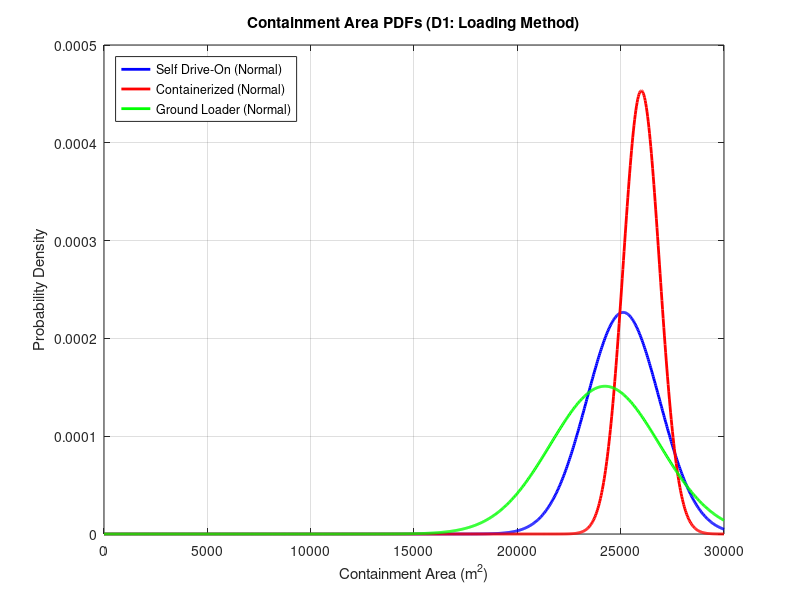

The MATLAB source for this figure: (Note: this script raises an error after producing the figure.)
% EM.413 OS14 Question 1 Decision Aid
% Allows manipulation and visualization of Contianment (Performance) PDFs for OS14 Q1
close all; clear all; clc;

% Define the X-axis: Containment Area from 0 to 30,000 sq meters
x = linspace(0, 30000, 1000);

% Define a square meters per Fibonacci score value that can be used in containment area PDFs
CAslope = 880;

%% -- DECISION 1: LOADING METHOD -- %%

% -- Option 1: Self-Propelled Drive-On
% Normal Dist: Low impact on max potential containment area; some variability
mu_d1_o1_area = 26000 - CAslope * 1; sigma_d1_o1_area = CAslope * 2;
y_d1_o1_area = normpdf(x, mu_d1_o1_area, sigma_d1_o1_area);

% -- Option 2: Containerized Module
% Normal Dist: Low impact on max potential containment area; low variability
mu_d1_o2_area = 26000 - CAslope * 0; sigma_d1_o2_area = CAslope * 1;
y_d1_o2_area = normpdf(x, mu_d1_o2_area, sigma_d1_o2_area);

% -- Option 3: Dedicated Ground Loader
% Normal Dist: Low impact on max potential containment area; high variability
mu_d1_o3_area = 26000 - CAslope * 2; sigma_d1_o3_area = CAslope * 3;
y_d1_o3_area = normpdf(x, mu_d1_o3_area, sigma_d1_o3_area);

% -- Plotting D1 
figure(1);
plot(x, y_d1_o1_area, 'b', 'LineWidth', 2, 'DisplayName', 'Self Drive-On (Normal)'); hold on;
plot(x, y_d1_o2_area, 'r', 'LineWidth', 2, 'DisplayName', 'Containerized (Normal)');
plot(x, y_d1_o3_area, 'g', 'LineWidth', 2, 'DisplayName', 'Ground Loader (Normal)');
title('Containment Area PDFs (D1: Loading Method)');
xlabel('Containment Area (m^2)'); ylabel('Probability Density');
legend('Location', 'NorthWest'); grid on; xlim([0 30000]);
ax = gca; ax.XAxis.Exponent = 0; ax.YAxis.Exponent = 0;
xtickformat('%,.0f'); ytickformat('%.5f'); 

% -- D1 Math Printout for Table (Normal distributions)
fprintf('\n--- D1 Containment Statistics (For Table) ---\n');
fprintf('Option 1 (Self Drive-On): Mu = %.0f m^2 | Sigma = %.0f m^2\n', mu_d1_o1_area, sigma_d1_o1_area);
fprintf('Option 2 (Containerized): Mu = %.0f m^2 | Sigma = %.0f m^2\n', mu_d1_o2_area, sigma_d1_o2_area);
fprintf('Option 3 (Ground Loader): Mu = %.0f m^2 | Sigma = %.0f m^2\n\n', mu_d1_o3_area, sigma_d1_o3_area);

%% -- DECISION 2: INSERTION METHOD CONTAINMENT -- %%

% -- Option 1: Containerized Guided Drone 
% Beta Dist: Highly accurate (sub-500m) with active propulsion to fight wind, but expensive. Bounds: 24k to 26k
% Parameters for Beta(α,β) scaled to [a1,b1]
alpha1 = 8; beta1 = 2;
a1 = 24000; b1 = 26000;
% Normalize x into [0,1] for the beta PDF
x_norm1 = (x - a1) / (b1 - a1); 
% Treat values outside the interval as missing for the scaled density
x_norm1(x_norm1 < 0 | x_norm1 > 1) = NaN; 
% Compute scaled beta PDF on original x units (divide by scaling width)
y1 = betapdf(x_norm1, alpha1, beta1) / (b1 - a1); 

% -- Option 2: Precision Guided Parafoil
% Beta Dist: Good GPS steering and lower cost, but passive gliding increases wind drift risk. Bounds: 22k to 26k
alpha2 = 5; beta2 = 2;
a2 = 22000; b2 = 26000;
x_norm2 = (x - a2) / (b2 - a2);
x_norm2(x_norm2 < 0 | x_norm2 > 1) = NaN; 
y2 = betapdf(x_norm2, alpha2, beta2) / (b2 - a2);

% -- Option 3: Ramp Extraction / Airbag 
% Normal Dist: Very cheap and simple, but unguided drop creates massive footprint uncertainty. Mu=14k, Sig=4k
mu3 = 14000; sigma3 = 4000;
y3 = normpdf(x, mu3, sigma3);

% -- Plotting D2 
figure(2);
plot(x, y1, 'b', 'LineWidth', 2, 'DisplayName', 'Guided Drone (Beta)'); hold on;
plot(x, y2, 'r', 'LineWidth', 2, 'DisplayName', 'Parafoil (Beta)');
plot(x, y3, 'g', 'LineWidth', 2, 'DisplayName', 'Airbag (Normal)');
title('Containment Area PDFs (D2: Insertion Method)');
xlabel('Containment Area (m^2)'); ylabel('Probability Density');
legend('Location', 'NorthWest'); grid on; xlim([0 30000]);
ax = gca; ax.XAxis.Exponent = 0; ax.YAxis.Exponent = 0;
xtickformat('%,.0f'); ytickformat('%.5f'); 

% -- D2 Math Correction Printout 
fprintf('\n--- CORRECTED D2 Containment Statistics (Update your table!) ---\n');
mu_std1 = alpha1 / (alpha1 + beta1);
var_std1 = (alpha1 * beta1) / ((alpha1 + beta1)^2 * (alpha1 + beta1 + 1));
fprintf('Option 1 (Drone):    Mu = %.0f m^2 | Sigma = %.0f m^2\n', a1 + (mu_std1 * (b1 - a1)), sqrt(var_std1 * (b1 - a1)^2));
mu_std2 = alpha2 / (alpha2 + beta2);
var_std2 = (alpha2 * beta2) / ((alpha2 + beta2)^2 * (alpha2 + beta2 + 1));
fprintf('Option 2 (Parafoil): Mu = %.0f m^2 | Sigma = %.0f m^2\n', a2 + (mu_std2 * (b2 - a2)), sqrt(var_std2 * (b2 - a2)^2));
fprintf('Option 3 (Airbag):   Mu = %.0f m^2 | Sigma = %.0f m^2\n\n', mu3, sigma3);

%% -- DECISION 3: LANDING ACTIVATION -- %%

% -- Option 1: Impact-Triggered Auto Activation
% Normal Dist: Lowest impact on max potential containment area; mid variability
mu_d3_o1_area = 26000 - CAslope * 0; sigma_d3_o1_area = CAslope * 2;
y_d3_o1_area = normpdf(x, mu_d3_o1_area, sigma_d3_o1_area);

% -- Option 2: Remote Commanded Activation
% Normal Dist: Most impact on max potential containment area; low variability
mu_d3_o2_area = 26000 - CAslope * 2; sigma_d3_o2_area = CAslope * 1;
y_d3_o2_area = normpdf(x, mu_d3_o2_area, sigma_d3_o2_area);

% -- Option 3: Dual Key Auto & Remote Activation
% Normal Dist: Low impact on max potential containment area; most variability
mu_d3_o3_area = 26000 - CAslope * 1; sigma_d3_o3_area = CAslope * 3;
y_d3_o3_area = normpdf(x, mu_d3_o3_area, sigma_d3_o3_area);

% -- Plotting D3 
figure(3);
plot(x, y_d3_o1_area, 'b', 'LineWidth', 2, 'DisplayName', 'Auto Acivate (Normal)'); hold on;
plot(x, y_d3_o2_area, 'r', 'LineWidth', 2, 'DisplayName', 'Remote Activate (Normal)');
plot(x, y_d3_o3_area, 'g', 'LineWidth', 2, 'DisplayName', 'Dual Key Activate (Normal)');
title('Containment Area PDFs (D3: Landing Activation)');
xlabel('Containment Area (m^2)'); ylabel('Probability Density');
legend('Location', 'NorthWest'); grid on; xlim([0 30000]);
ax = gca; ax.XAxis.Exponent = 0; ax.YAxis.Exponent = 0;
xtickformat('%,.0f'); ytickformat('%.5f'); 

% -- D3 Math Printout for Table (Normal distributions)
fprintf('\n--- D3 Containment Statistics (For Table) ---\n');
fprintf('Option 1 (Auto Activate): Mu = %.0f m^2 | Sigma = %.0f m^2\n', mu_d3_o1_area, sigma_d3_o1_area);
fprintf('Option 2 (Remote Activate): Mu = %.0f m^2 | Sigma = %.0f m^2\n', mu_d3_o2_area, sigma_d3_o2_area);
fprintf('Option 3 (Dual Key Activate): Mu = %.0f m^2 | Sigma = %.0f m^2\n\n', mu_d3_o3_area, sigma_d3_o3_area);

%% -- DECISION 4: FLEET COMPOSITION (D4) -- %%
% Normal distributions (symmetric uncertainty around expected synergy)

mu_d4_o1_area = 26000; sigma_d4_o1_area = 800;   % Homogenous (best)
y_d4_o1_area = normpdf(x, mu_d4_o1_area, sigma_d4_o1_area);

mu_d4_o2_area = 24000; sigma_d4_o2_area = 1200;  % Two-Tier
y_d4_o2_area = normpdf(x, mu_d4_o2_area, sigma_d4_o2_area);

mu_d4_o3_area = 22000; sigma_d4_o3_area = 1500;  % Three Role
y_d4_o3_area = normpdf(x, mu_d4_o3_area, sigma_d4_o3_area);

%% -- DECISION 5: REPLACEMENT RATIO (D5) -- %%
% Normal distributions (biggest impact on total containment)

mu_d5_o1_area = 26000; sigma_d5_o1_area = 600;   % 1:1 (best)
y_d5_o1_area = normpdf(x, mu_d5_o1_area, sigma_d5_o1_area);

mu_d5_o2_area = 24000; sigma_d5_o2_area = 900;   % 3:1
y_d5_o2_area = normpdf(x, mu_d5_o2_area, sigma_d5_o2_area);

mu_d5_o3_area = 22000; sigma_d5_o3_area = 1300;  % 6:1
y_d5_o3_area = normpdf(x, mu_d5_o3_area, sigma_d5_o3_area);

%% -- DECISION 6: DEPLOYMENT AIRCRAFT TYPE (D6) -- %%
% Fixed to A400M — very tight Normal (minimal uncertainty)

mu_d6_o1_area = 26000; sigma_d6_o1_area = 300;
y_d6_o1_area = normpdf(x, mu_d6_o1_area, sigma_d6_o1_area);

% -- Plotting D4, D5, D6 (combined figure for clarity)
figure(8);
subplot(3,1,1); plot(x, y_d4_o1_area, 'b', 'LineWidth', 2); hold on;
plot(x, y_d4_o2_area, 'r', 'LineWidth', 2); plot(x, y_d4_o3_area, 'g', 'LineWidth', 2);
title('D4: Fleet Composition'); legend('Homogenous','Two-Tier','Three Role'); grid on;

subplot(3,1,2); plot(x, y_d5_o1_area, 'b', 'LineWidth', 2); hold on;
plot(x, y_d5_o2_area, 'r', 'LineWidth', 2); plot(x, y_d5_o3_area, 'g', 'LineWidth', 2);
title('D5: Replacement Ratio'); legend('1:1','3:1','6:1'); grid on;

subplot(3,1,3); plot(x, y_d6_o1_area, 'b', 'LineWidth', 2);
title('D6: Aircraft Type (A400M)'); grid on;

% -- Math Printout for Table
fprintf('\n--- D4/D5/D6 Containment Statistics (For Table) ---\n');
fprintf('D4 O1 Homogenous:     Mu = %.0f m² | Sigma = %.0f m²\n', mu_d4_o1_area, sigma_d4_o1_area);
fprintf('D4 O2 Two-Tier:       Mu = %.0f m² | Sigma = %.0f m²\n', mu_d4_o2_area, sigma_d4_o2_area);
fprintf('D4 O3 Three Role:     Mu = %.0f m² | Sigma = %.0f m²\n', mu_d4_o3_area, sigma_d4_o3_area);
fprintf('D5 O1 1:1:            Mu = %.0f m² | Sigma = %.0f m²\n', mu_d5_o1_area, sigma_d5_o1_area);
fprintf('D5 O2 3:1:            Mu = %.0f m² | Sigma = %.0f m²\n', mu_d5_o2_area, sigma_d5_o2_area);
fprintf('D5 O3 6:1:            Mu = %.0f m² | Sigma = %.0f m²\n', mu_d5_o3_area, sigma_d5_o3_area);
fprintf('D6 O1 A400M:          Mu = %.0f m² | Sigma = %.0f m²\n\n', mu_d6_o1_area, sigma_d6_o1_area);

%% -- DECISION 7: COMMUNICATIONS CONTAINMENT -- %%

% -- Option 1: Per-Robot SATCOM
% Beta Dist: Highly reliable, minor canopy masking risk. Bounds: 22k to 26k
alpha4 = 8; beta4 = 2;
a4 = 22000; b4 = 26000;
x_norm4 = (x - a4) / (b4 - a4);
x_norm4(x_norm4 < 0 | x_norm4 > 1) = NaN;
y4 = betapdf(x_norm4, alpha4, beta4) / (b4 - a4);

% -- Option 2: Ground C2 Node (Localized RF) 
% Triangular Dist: Susceptible to terrain masking. 
% Min (a) = 12k, Mode (c) = 24k, Max (b) = 26k

% Define triangular membership breakpoints (left, peak, right)
a_tri = 12000; c_tri = 24000; b_tri = 26000;
% Preallocate output vector matching input x
y5 = zeros(size(x));
% Compute increasing side where x between left and peak
idx1 = (x >= a_tri & x <= c_tri);
y5(idx1) = 2 * (x(idx1) - a_tri) / ((b_tri - a_tri) * (c_tri - a_tri)); % Upward slope
% Compute decreasing side where x between peak and right
idx2 = (x > c_tri & x <= b_tri);
y5(idx2) = 2 * (b_tri - x(idx2)) / ((b_tri - a_tri) * (b_tri - c_tri)); % Downward slope

% -- Option 3: Airborne Relay Node 
% Beta Dist: Excellent LOS, but UAS refuel/loiter gaps. Bounds: 18k to 26k
alpha6 = 5; beta6 = 2;
a6 = 18000; b6 = 26000;
x_norm6 = (x - a6) / (b6 - a6);
x_norm6(x_norm6 < 0 | x_norm6 > 1) = NaN;
y6 = betapdf(x_norm6, alpha6, beta6) / (b6 - a6);

% -- Plotting D7 
figure(4);
plot(x, y4, 'Color', [0.00, 0.25, 0.45], 'LineWidth', 2.5, 'DisplayName', 'Per-Robot SATCOM (Beta)'); hold on;
plot(x, y5, 'Color', [0.85, 0.33, 0.10], 'LineWidth', 2.5, 'DisplayName', 'Ground Node RF (Triangular)');
plot(x, y6, 'Color', [0.00, 0.60, 0.65], 'LineWidth', 2.5, 'DisplayName', 'Airborne Relay (Beta)');
title('Containment Area PDFs (D7: Communications)');
xlabel('Containment Area (m^2)'); ylabel('Probability Density');
legend('Location', 'NorthWest'); grid on; xlim([0 30000]);
ax2 = gca; ax2.XAxis.Exponent = 0; ax2.YAxis.Exponent = 0;
xtickformat('%,.0f'); ytickformat('%.5f'); 

% -- D7 Math Printout --
fprintf('--- D7 Containment Statistics (For Table) ---\n');
mu_std4 = alpha4 / (alpha4 + beta4);
var_std4 = (alpha4 * beta4) / ((alpha4 + beta4)^2 * (alpha4 + beta4 + 1));
fprintf('Option 1 (SATCOM):   Mu = %.0f m^2 | Sigma = %.0f m^2\n', a4 + (mu_std4 * (b4 - a4)), sqrt(var_std4 * (b4 - a4)^2));
fprintf('Option 2 (Ground):   Mu = %.0f m^2 | Sigma = %.0f m^2 (Note: Tri mean is (a+b+c)/3)\n', (a_tri+b_tri+c_tri)/3, sqrt((a_tri^2+b_tri^2+c_tri^2 - a_tri*b_tri - a_tri*c_tri - b_tri*c_tri)/18));
mu_std6 = alpha6 / (alpha6 + beta6);
var_std6 = (alpha6 * beta6) / ((alpha6 + beta6)^2 * (alpha6 + beta6 + 1));
fprintf('Option 3 (Airborne): Mu = %.0f m^2 | Sigma = %.0f m^2\n\n', a6 + (mu_std6 * (b6 - a6)), sqrt(var_std6 * (b6 - a6)^2));

%% -- DECISION 8: AUTONOMY MODE CONTAINMENT -- %%
% -- Option 1: Teleoperation (Normal: Human bottleneck)
mu_d8_o1_area = 16000; sigma_d8_o1_area = 3000;
y_d8_o1_area = normpdf(x, mu_d8_o1_area, sigma_d8_o1_area);

% -- Option 2: Supervised Autonomy (Normal: Better, but still human-limited)
mu_d8_o2_area = 21000; sigma_d8_o2_area = 1500;
y_d8_o2_area = normpdf(x, mu_d8_o2_area, sigma_d8_o2_area);

% -- Option 3: Coordinated Autonomy (Beta: High peak, vulnerable to edge cases)
alpha8_3 = 6; beta8_3 = 2; a8_3 = 12000; b8_3 = 26000;
x_norm8_3 = (x - a8_3) / (b8_3 - a8_3);
x_norm8_3(x_norm8_3 < 0 | x_norm8_3 > 1) = NaN;
y_d8_o3_area = betapdf(x_norm8_3, alpha8_3, beta8_3) / (b8_3 - a8_3);

% -- Plotting D8 Containment --
figure(9);
plot(x, y_d8_o1_area, 'b', 'LineWidth', 2.5, 'DisplayName', 'Teleoperation (Normal)'); hold on;
plot(x, y_d8_o2_area, 'r', 'LineWidth', 2.5, 'DisplayName', 'Supervised (Normal)');
plot(x, y_d8_o3_area, 'g', 'LineWidth', 2.5, 'DisplayName', 'Coordinated (Beta)');
title('Containment Area PDFs (D8: Autonomy Mode)');
xlabel('Containment Area (m^2)'); ylabel('Probability Density');
legend('Location', 'NorthWest'); grid on; xlim([0 30000]);
ax = gca; ax.XAxis.Exponent = 0; ax.YAxis.Exponent = 0;
xtickformat('%,.0f'); ytickformat('%.5f');

% -- D8 Math Printout --
fprintf('\n--- D8 Statistics (For Table) ---\n');
fprintf('Containment:\n');
fprintf('Option 1 (Teleop): Mu = %.0f m^2 | Sigma = %.0f m^2\n', mu_d8_o1_area, sigma_d8_o1_area);
fprintf('Option 2 (Super):  Mu = %.0f m^2 | Sigma = %.0f m^2\n', mu_d8_o2_area, sigma_d8_o2_area);
mu_std8_3 = alpha8_3 / (alpha8_3 + beta8_3);
var_std8_3 = (alpha8_3 * beta8_3) / ((alpha8_3 + beta8_3)^2 * (alpha8_3 + beta8_3 + 1));
fprintf('Option 3 (Coord):  Mu = %.0f m^2 | Sigma = %.0f m^2\n', a8_3 + (mu_std8_3 * (b8_3 - a8_3)), sqrt(var_std8_3 * (b8_3 - a8_3)^2));

%% -- DECISION 9: RECOVERY METHOD CONTAINMENT -- %%
% Modeled based on "Bingo Fuel" / Battery Reserve constraints.
% Normal distributions are shifted to respect the 26,000 m^2 absolute ceiling.

% -- Option 1: Expendable (No Recovery)
% 100% battery to the mission. 3-sigma tail hits 26,000.
mu_d9_o1_area = 24800; sigma_d9_o1_area = 400;
y_d9_o1_area = normpdf(x, mu_d9_o1_area, sigma_d9_o1_area);

% -- Option 2: Manual Ground Retrieval
% Minor battery reserve required. 
mu_d9_o2_area = 22000; sigma_d9_o2_area = 1000;
y_d9_o2_area = normpdf(x, mu_d9_o2_area, sigma_d9_o2_area);

% -- Option 3: Air-based Recovery
% Minor battery reserve required.
mu_d9_o3_area = 22000; sigma_d9_o3_area = 1000;
y_d9_o3_area = normpdf(x, mu_d9_o3_area, sigma_d9_o3_area);

% -- Plotting D9 
figure(5);
plot(x, y_d9_o1_area, 'b', 'LineWidth', 2.5, 'DisplayName', 'Expendable'); hold on;
plot(x, y_d9_o2_area, 'r', 'LineWidth', 2.5, 'DisplayName', 'Ground Retrieval');
plot(x, y_d9_o3_area, 'g', 'LineWidth', 2.5, 'DisplayName', 'Air-based Recovery');

title('Containment Area PDFs (D9: Recovery Method)');
xlabel('Containment Area (m^2)'); ylabel('Probability Density');
legend('Location', 'NorthWest'); grid on; xlim([0 30000]);
ax = gca; ax.XAxis.Exponent = 0; ax.YAxis.Exponent = 0;
xtickformat('%,.0f'); ytickformat('%.5f'); 

% -- D9 Math Printout for Table --
fprintf('\n--- D9 Containment Statistics (For Table) ---\n');
fprintf('Option 1 (Expendable): Mu = %.0f m^2 | Sigma = %.0f m^2\n', mu_d9_o1_area, sigma_d9_o1_area);
fprintf('Option 2 (Ground):     Mu = %.0f m^2 | Sigma = %.0f m^2\n', mu_d9_o2_area, sigma_d9_o2_area);
fprintf('Option 3 (Auto):       Mu = %.0f m^2 | Sigma = %.0f m^2\n\n', mu_d9_o3_area, sigma_d9_o3_area);

%% -- DECISION 10: ENCAPSULATION METHOD CONTAINMENT (BETA UPDATE) -- %%
% Modeled to allow all options to hit the 26,000 m^2 absolute ceiling, 
% but with varying probabilities and worst-case bounds.

% -- Option 1: Bare Robot (Wide spread, lower probability of max)
alpha10_1 = 3; beta10_1 = 2; a10_1 = 15000; b10_1 = 26000;
x_norm10_1 = (x - a10_1) / (b10_1 - a10_1); 
x_norm10_1(x_norm10_1 < 0 | x_norm10_1 > 1) = NaN; 
y_d10_o1_area = betapdf(x_norm10_1, alpha10_1, beta10_1) / (b10_1 - a10_1);

% -- Option 2: Individual Pods (Tighter spread, better probability)
alpha10_2 = 5; beta10_2 = 2; a10_2 = 20000; b10_2 = 26000;
x_norm10_2 = (x - a10_2) / (b10_2 - a10_2); 
x_norm10_2(x_norm10_2 < 0 | x_norm10_2 > 1) = NaN; 
y_d10_o2_area = betapdf(x_norm10_2, alpha10_2, beta10_2) / (b10_2 - a10_2);

% -- Option 3: Containerized Module (Highest probability of max)
alpha10_3 = 8; beta10_3 = 2; a10_3 = 24000; b10_3 = 26000;
x_norm10_3 = (x - a10_3) / (b10_3 - a10_3); 
x_norm10_3(x_norm10_3 < 0 | x_norm10_3 > 1) = NaN; 
y_d10_o3_area = betapdf(x_norm10_3, alpha10_3, beta10_3) / (b10_3 - a10_3);

% -- Plotting D10 Containment --
figure(7);
plot(x, y_d10_o1_area, 'b', 'LineWidth', 2.5, 'DisplayName', 'Bare Robot (Beta)'); hold on;
plot(x, y_d10_o2_area, 'r', 'LineWidth', 2.5, 'DisplayName', 'Individual Pods (Beta)');
plot(x, y_d10_o3_area, 'g', 'LineWidth', 2.5, 'DisplayName', 'Containerized Module (Beta)');

title('Containment Area PDFs (D10: Encapsulation Method)');
xlabel('Containment Area (m^2)'); ylabel('Probability Density');
legend('Location', 'NorthWest'); grid on; xlim([0 30000]);
ax = gca; ax.XAxis.Exponent = 0; ax.YAxis.Exponent = 0;
xtickformat('%,.0f'); ytickformat('%.5f'); 

% -- D10 Math Printout --
fprintf('\n--- D10 Containment Statistics (For Table) ---\n');
mu_std10_1 = alpha10_1 / (alpha10_1 + beta10_1);
var_std10_1 = (alpha10_1 * beta10_1) / ((alpha10_1 + beta10_1)^2 * (alpha10_1 + beta10_1 + 1));
fprintf('Option 1 (Bare):   Mu = %.0f m^2 | Sigma = %.0f m^2\n', a10_1 + (mu_std10_1 * (b10_1 - a10_1)), sqrt(var_std10_1 * (b10_1 - a10_1)^2));

mu_std10_2 = alpha10_2 / (alpha10_2 + beta10_2);
var_std10_2 = (alpha10_2 * beta10_2) / ((alpha10_2 + beta10_2)^2 * (alpha10_2 + beta10_2 + 1));
fprintf('Option 2 (Indiv):  Mu = %.0f m^2 | Sigma = %.0f m^2\n', a10_2 + (mu_std10_2 * (b10_2 - a10_2)), sqrt(var_std10_2 * (b10_2 - a10_2)^2));

mu_std10_3 = alpha10_3 / (alpha10_3 + beta10_3);
var_std10_3 = (alpha10_3 * beta10_3) / ((alpha10_3 + beta10_3)^2 * (alpha10_3 + beta10_3 + 1));
fprintf('Option 3 (Module): Mu = %.0f m^2 | Sigma = %.0f m^2\n\n', a10_3 + (mu_std10_3 * (b10_3 - a10_3)), sqrt(var_std10_3 * (b10_3 - a10_3)^2));

%% Q2 FIBONACCI LOOKUP TABLE (from OS13 matrix)
% Decision | Option1 score | Option2 score | Option3 score
fib_table.D1 = [2, 3, 1];   % Self-Propelled, Containerized, Ground Loader
fib_table.D2 = [5, 5, 1];   % Containerized Drone, Parafoil, Airbag
fib_table.D3 = [3, 1, 2];   % Auto, Remote, Dual
fib_table.D4 = [5, 3, 2];   % Homogenous, Two-Tier, Three Role
fib_table.D5 = [8, 8, 8];   % 1:1, 3:1, 6:1
fib_table.D6 = [5, NaN, NaN]; % A400M (fixed)
fib_table.D7 = [5, 2, 3];   % SATCOM, Ground Node, Airborne Relay
fib_table.D8 = [2, 5, 8];   % Teleop, Supervised, Coordinated
fib_table.D9 = [2, 3, 1];   % Expendable, Ground, Air-based
fib_table.D10= [1, 2, 5];   % Bare, Individual, Containerized

% Sum the maximum score from each decision row in fib_table (handles NaN)
fields = fieldnames(fib_table);
max_fib_sum = 0;
for k = 1:numel(fields)
    row = fib_table.(fields{k});
    if ~isempty(row)
        max_val = nanmax(row); % ignore NaNs when taking max
        if ~isnan(max_val)
            max_fib_sum = max_fib_sum + max_val;
        end
    end
end

%% Q2 C3 MONTE CARLO - Containment Area Only (Weighted by Fibonacci)
nTrials = 10000;

% Concept 3 (High Precision, Medium Autonomy, Medium Performance)
% D1=O2 (score 3), D2=O2 (5), D3=O3 (2), D7=O2 (2), D8=O2 (5), D9=O2 (2), D10=O3 (5)
concept_total_fib = fib_table.D1(2) + fib_table.D2(2) + fib_table.D3(3) + ...
                    fib_table.D7(2) + fib_table.D8(2) + fib_table.D9(2) + fib_table.D10(3);

contain_samples = zeros(nTrials,1);

for i = 1:nTrials
    % D1: Loading (O2 - Containerized)
    contain_samples(i) = contain_samples(i) + normrnd(mu_d1_o2_area, sigma_d1_o2_area) * (fib_table.D1(2) / concept_total_fib);
    
    % D2: Insertion (O2 - Parafoil)
    contain_samples(i) = contain_samples(i) + (betarnd(alpha2, beta2) * (b2 - a2) + a2) * (fib_table.D2(2) / concept_total_fib);
    
    % D3: Landing Activation (O3 - Dual Key)
    contain_samples(i) = contain_samples(i) + normrnd(mu_d3_o3_area, sigma_d3_o3_area) * (fib_table.D3(3) / concept_total_fib);
    
    % D7: Communications (O2 - Ground Node RF)
    contain_samples(i) = contain_samples(i) + ((a_tri + b_tri + c_tri)/3) * (fib_table.D7(2) / concept_total_fib);
    
    % D8: Autonomy (O2 - Supervised)
    contain_samples(i) = contain_samples(i) + normrnd(mu_d8_o2_area, sigma_d8_o2_area) * (fib_table.D8(2) / concept_total_fib);
    
    % D9: Recovery (O2 - Ground Retrieval)
    contain_samples(i) = contain_samples(i) + normrnd(mu_d9_o2_area, sigma_d9_o2_area) * (fib_table.D9(2) / concept_total_fib);
    
    % D10: Encapsulation (O3 - Containerized Module)
    contain_samples(i) = contain_samples(i) + (betarnd(alpha10_3, beta10_3) * (b10_3 - a10_3) + a10_3) * (fib_table.D10(3) / concept_total_fib);
end

mean_contain = mean(contain_samples);
std_contain  = std(contain_samples);

fprintf('\n=== Concept 3 Monte Carlo (Weighted Containment Area) ===\n');
fprintf('Mean = %.0f m² | Std Dev = %.0f m²\n', mean_contain, std_contain);
fprintf('95%% confidence interval ≈ %.0f to %.0f m²\n', mean_contain-2*std_contain, mean_contain+2*std_contain);

%% Q2 PLOT: Monte Carlo Distribution Curve (PDF)
[pdf_values, x_pdf] = ksdensity(contain_samples);   % Smooth kernel density

figure(10);
plot(x_pdf, pdf_values, 'b', 'LineWidth', 2.5);
hold on;

% Vertical lines for mean and ±2σ
xline(mean_contain, 'r--', 'LineWidth', 1.5, 'Label', sprintf('Mean = %.0f m²', mean_contain));
xline(mean_contain - 2*std_contain, 'k--', 'LineWidth', 1.2, 'Label', '±2σ');
xline(mean_contain + 2*std_contain, 'k--', 'LineWidth', 1.2);

title('Monte Carlo Distribution - Concept 3 Containment Area');
xlabel('Containment Area (m²)');
ylabel('Probability Density');
grid on;
% xlim([mean_contain-4*std_contain mean_contain+4*std_contain]);

%% Q2 MONTE CARLO - Containment Area Only (Weighted by max_fib_sum)
nTrials = 10000;

fprintf('\n=== Q2 Monte Carlo Results (Weighted Containment Area) ===\n');

% ==================================================================
% Concept 1 (High Precision, High Performance, Max Autonomy)
contain_samples = zeros(nTrials,1);
for i = 1:nTrials
    contain_samples(i) = contain_samples(i) + normrnd(mu_d1_o1_area, sigma_d1_o1_area) * (fib_table.D1(1) / max_fib_sum);
    contain_samples(i) = contain_samples(i) + (betarnd(alpha2,beta2)*(b2-a2)+a2) * (fib_table.D2(2) / max_fib_sum);
    contain_samples(i) = contain_samples(i) + normrnd(mu_d3_o1_area, sigma_d3_o1_area) * (fib_table.D3(1) / max_fib_sum);
    contain_samples(i) = contain_samples(i) + normrnd(mu_d4_o1_area, sigma_d4_o1_area) * (fib_table.D4(1) / max_fib_sum);
    contain_samples(i) = contain_samples(i) + normrnd(mu_d5_o1_area, sigma_d5_o1_area) * (fib_table.D5(1) / max_fib_sum);
    contain_samples(i) = contain_samples(i) + normrnd(mu_d6_o1_area, sigma_d6_o1_area) * (fib_table.D6(1) / max_fib_sum);
    contain_samples(i) = contain_samples(i) + ((a_tri+b_tri+c_tri)/3) * (fib_table.D7(1) / max_fib_sum);
    contain_samples(i) = contain_samples(i) + (betarnd(alpha8_3,beta8_3)*(b8_3-a8_3)+a8_3) * (fib_table.D8(3) / max_fib_sum);
    contain_samples(i) = contain_samples(i) + normrnd(mu_d9_o3_area, sigma_d9_o3_area) * (fib_table.D9(3) / max_fib_sum);
    contain_samples(i) = contain_samples(i) + (betarnd(alpha10_3,beta10_3)*(b10_3-a10_3)+a10_3) * (fib_table.D10(3) / max_fib_sum);
end
mean_C1 = mean(contain_samples);
std_C1  = std(contain_samples);
fprintf('Concept 1: Mean = %.0f m² | Std = %.0f m²\n', mean_C1, std_C1);

% ==================================================================
% Concept 2 (High Precision, Low Autonomy, Low Performance)
contain_samples = zeros(nTrials,1);
for i = 1:nTrials
    contain_samples(i) = contain_samples(i) + normrnd(mu_d1_o2_area, sigma_d1_o2_area) * (fib_table.D1(2) / max_fib_sum);
    contain_samples(i) = contain_samples(i) + (betarnd(alpha2,beta2)*(b2-a2)+a2) * (fib_table.D2(2) / max_fib_sum);
    contain_samples(i) = contain_samples(i) + normrnd(mu_d3_o2_area, sigma_d3_o2_area) * (fib_table.D3(2) / max_fib_sum);
    contain_samples(i) = contain_samples(i) + normrnd(mu_d4_o3_area, sigma_d4_o3_area) * (fib_table.D4(3) / max_fib_sum);
    contain_samples(i) = contain_samples(i) + normrnd(mu_d5_o1_area, sigma_d5_o1_area) * (fib_table.D5(1) / max_fib_sum);
    contain_samples(i) = contain_samples(i) + normrnd(mu_d6_o1_area, sigma_d6_o1_area) * (fib_table.D6(1) / max_fib_sum);
    contain_samples(i) = contain_samples(i) + ((a_tri+b_tri+c_tri)/3) * (fib_table.D7(3) / max_fib_sum);
    contain_samples(i) = contain_samples(i) + normrnd(mu_d8_o1_area, sigma_d8_o1_area) * (fib_table.D8(1) / max_fib_sum);
    contain_samples(i) = contain_samples(i) + normrnd(mu_d9_o2_area, sigma_d9_o2_area) * (fib_table.D9(2) / max_fib_sum);
    contain_samples(i) = contain_samples(i) + (betarnd(alpha10_3,beta10_3)*(b10_3-a10_3)+a10_3) * (fib_table.D10(3) / max_fib_sum);
end
mean_C2 = mean(contain_samples);
std_C2  = std(contain_samples);
fprintf('Concept 2: Mean = %.0f m² | Std = %.0f m²\n', mean_C2, std_C2);

% ==================================================================
% Concept 3 (High Precision, Medium Autonomy, Medium Performance)
contain_samples = zeros(nTrials,1);
for i = 1:nTrials
    contain_samples(i) = contain_samples(i) + normrnd(mu_d1_o2_area, sigma_d1_o2_area) * (fib_table.D1(2) / max_fib_sum);
    contain_samples(i) = contain_samples(i) + (betarnd(alpha2,beta2)*(b2-a2)+a2) * (fib_table.D2(2) / max_fib_sum);
    contain_samples(i) = contain_samples(i) + normrnd(mu_d3_o3_area, sigma_d3_o3_area) * (fib_table.D3(3) / max_fib_sum);
    contain_samples(i) = contain_samples(i) + normrnd(mu_d4_o2_area, sigma_d4_o2_area) * (fib_table.D4(2) / max_fib_sum);
    contain_samples(i) = contain_samples(i) + normrnd(mu_d5_o2_area, sigma_d5_o2_area) * (fib_table.D5(2) / max_fib_sum);
    contain_samples(i) = contain_samples(i) + normrnd(mu_d6_o1_area, sigma_d6_o1_area) * (fib_table.D6(1) / max_fib_sum);
    contain_samples(i) = contain_samples(i) + ((a_tri+b_tri+c_tri)/3) * (fib_table.D7(2) / max_fib_sum);
    contain_samples(i) = contain_samples(i) + normrnd(mu_d8_o2_area, sigma_d8_o2_area) * (fib_table.D8(2) / max_fib_sum);
    contain_samples(i) = contain_samples(i) + normrnd(mu_d9_o2_area, sigma_d9_o2_area) * (fib_table.D9(2) / max_fib_sum);
    contain_samples(i) = contain_samples(i) + (betarnd(alpha10_3,beta10_3)*(b10_3-a10_3)+a10_3) * (fib_table.D10(3) / max_fib_sum);
end
mean_C3 = mean(contain_samples);
std_C3  = std(contain_samples);
fprintf('Concept 3: Mean = %.0f m² | Std = %.0f m²\n', mean_C3, std_C3);

% ==================================================================
% Concept 10 (Smallest Containment Area)
contain_samples = zeros(nTrials,1);
for i = 1:nTrials
    contain_samples(i) = contain_samples(i) + normrnd(mu_d1_o3_area, sigma_d1_o3_area) * (fib_table.D1(3) / max_fib_sum);
    contain_samples(i) = contain_samples(i) + (betarnd(alpha1,beta1)*(b1-a1)+a1) * (fib_table.D2(3) / max_fib_sum);
    contain_samples(i) = contain_samples(i) + normrnd(mu_d3_o2_area, sigma_d3_o2_area) * (fib_table.D3(2) / max_fib_sum);
    contain_samples(i) = contain_samples(i) + normrnd(mu_d4_o3_area, sigma_d4_o3_area) * (fib_table.D4(3) / max_fib_sum);
    contain_samples(i) = contain_samples(i) + normrnd(mu_d5_o3_area, sigma_d5_o3_area) * (fib_table.D5(3) / max_fib_sum);
    contain_samples(i) = contain_samples(i) + normrnd(mu_d6_o1_area, sigma_d6_o1_area) * (fib_table.D6(1) / max_fib_sum);
    contain_samples(i) = contain_samples(i) + ((a_tri+b_tri+c_tri)/3) * (fib_table.D7(3) / max_fib_sum);
    contain_samples(i) = contain_samples(i) + normrnd(mu_d8_o1_area, sigma_d8_o1_area) * (fib_table.D8(1) / max_fib_sum);
    contain_samples(i) = contain_samples(i) + normrnd(mu_d9_o3_area, sigma_d9_o3_area) * (fib_table.D9(3) / max_fib_sum);
    contain_samples(i) = contain_samples(i) + (betarnd(alpha10_1,beta10_1)*(b10_1-a10_1)+a10_1) * (fib_table.D10(1) / max_fib_sum);
end
mean_C10 = mean(contain_samples);
std_C10  = std(contain_samples);
fprintf('Concept 10: Mean = %.0f m² | Std = %.0f m²\n', mean_C10, std_C10);

% ==================================================================
% Concept 11 (Largest Containment Area)
contain_samples = zeros(nTrials,1);
for i = 1:nTrials
    contain_samples(i) = contain_samples(i) + normrnd(mu_d1_o2_area, sigma_d1_o2_area) * (fib_table.D1(2) / max_fib_sum);
    contain_samples(i) = contain_samples(i) + (betarnd(alpha2,beta2)*(b2-a2)+a2) * (fib_table.D2(2) / max_fib_sum);
    contain_samples(i) = contain_samples(i) + normrnd(mu_d3_o1_area, sigma_d3_o1_area) * (fib_table.D3(1) / max_fib_sum);
    contain_samples(i) = contain_samples(i) + normrnd(mu_d4_o1_area, sigma_d4_o1_area) * (fib_table.D4(1) / max_fib_sum);
    contain_samples(i) = contain_samples(i) + normrnd(mu_d5_o1_area, sigma_d5_o1_area) * (fib_table.D5(1) / max_fib_sum);
    contain_samples(i) = contain_samples(i) + normrnd(mu_d6_o1_area, sigma_d6_o1_area) * (fib_table.D6(1) / max_fib_sum);
    contain_samples(i) = contain_samples(i) + ((a_tri+b_tri+c_tri)/3) * (fib_table.D7(1) / max_fib_sum);
    contain_samples(i) = contain_samples(i) + (betarnd(alpha8_3,beta8_3)*(b8_3-a8_3)+a8_3) * (fib_table.D8(3) / max_fib_sum);
    contain_samples(i) = contain_samples(i) + normrnd(mu_d9_o1_area, sigma_d9_o1_area) * (fib_table.D9(1) / max_fib_sum);
    contain_samples(i) = contain_samples(i) + (betarnd(alpha10_3,beta10_3)*(b10_3-a10_3)+a10_3) * (fib_table.D10(3) / max_fib_sum);
end
mean_C11 = mean(contain_samples);
std_C11  = std(contain_samples);
fprintf('Concept 11: Mean = %.0f m² | Std = %.0f m²\n', mean_C11, std_C11);

%% Q2 Tradespace Plot - Smooth Pareto Front + Better Error-Bar Visibility
% Your OS13 system costs ($ millions) — update with your exact values
cost_os13 = [8.5e6, 5.0e6, 12.0e6, 10.5e6, 9.0e6];   % C1, C2, C3, C10, C11

mean_contain = [mean_C1, mean_C2, mean_C3, mean_C10, mean_C11];
std_contain  = [std_C1,  std_C2,  std_C3,  std_C10,  std_C11];

figure(25); clf;
errorbar(cost_os13/1e6, mean_contain, 2*std_contain, 'vertical', ...
    'LineStyle','none', 'Color','k', 'LineWidth',2.8, ...
    'Marker','o', 'MarkerSize',11, 'MarkerFaceColor',[0 0.45 0.74]);

hold on;
scatter(cost_os13/1e6, mean_contain, 140, 'MarkerFaceColor',[0 0.45 0.74], 'MarkerEdgeColor','k');

% Smooth Pareto Front curve (no straight segments)
x_curve = linspace(0, 30, 200);
y_curve = interp1([0, 5, 8.5, 10, 28], [8094, 18000, 23500, 26000, 26000], x_curve, 'pchip');
plot(x_curve, y_curve, 'Color',[1 0.65 0], 'LineWidth',3.5, 'DisplayName','Pareto Front');

% Labels and Utopia point
labels = {'C1 High-Prec Max Auto', 'C2 High-Prec Low Auto', 'C3 High-Prec Med Auto', ...
          'C10 Smallest Containment', 'C11 Largest Containment'};
for i = 1:5
    text(cost_os13(i)/1e6 + 0.4, mean_contain(i) + 350, labels{i}, 'FontSize',11, 'FontWeight','bold');
end
plot(0, 26000, 'p', 'MarkerSize',18, 'MarkerFaceColor',[1 0.84 0]);
text(1.2, 26500, 'Utopia', 'FontWeight','bold');

title('Tradespace: Wildfire Containment Area vs. System Cost (Monte Carlo Uncertainty)');
xlabel('System Cost [Purchase + Cost of Operation] ($ millions)');
ylabel('Wildfire Containment Area (m²)');
grid on;
xlim([0 32]);
ylim([8000 28000]);           % Zoomed so error bars are clearly visible
legend('Concepts with ±2σ', 'Pareto Front', 'Location','northwest');
set(gca, 'FontSize',12);
